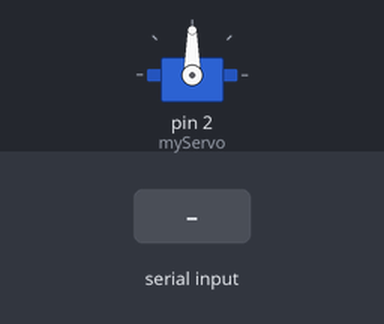
Bench run of a sketch on a simulated Arduino Uno, built with avr-gcc and run on an emulated ATmega328P. On the bench: servo. The inputs (shaded band) are chosen by the test bench.

Above: at 1.2 s.
1.3 s: "h" received over Serial
At 2.1 s:
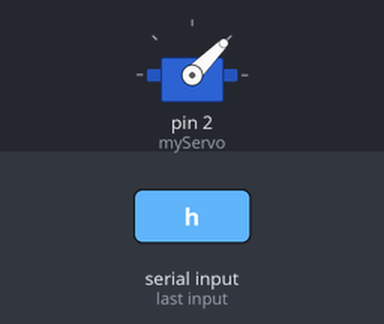
At 3.1 s:
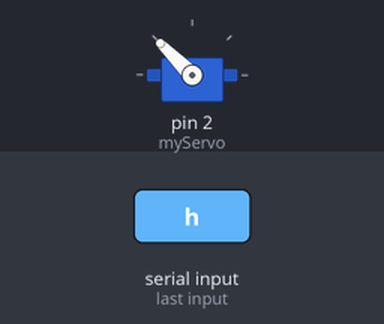
Timing chart, 0 to 4.8 s (numbered marks = the images above; inputs shaded):
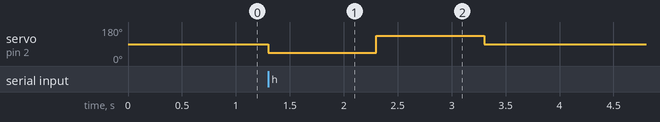

Measured:
- after the input at 1.3 s, servo on pin 2 (myServo): 90° → 45° at once, → 135° 1.0 s later, → 90° 1.0 s later

The sketch:

voiceAssistantArduino.ino
```cpp
#include <Servo.h>

Servo myServo;
// define sonar sensor's pins
int trig = 7;
int echo = 8;
// received data
byte val = "";

void setup() {
  myServo.attach(2); // Attach the servo to pin 2
  Serial.begin(9600); // Initialize serial communication for communication with Python
}

void standby() {
  // Set the servo to its standby position (you can define this)
  myServo.write(90); // Adjust the angle as needed
}

void hi() {
  // Perform the "hi" action with the servo
  // Adjust servo angles as needed
  myServo.write(45); // Example angle
  delay(1000);
  myServo.write(135); // Example angle
  delay(1000);
  standby();
}

// Define other actions like hands_up(), look_left(), etc., similarly

void loop() {
  standby();
  while (Serial.available() > 0) {
    val = Serial.read();
    if (val == 'h') {
      hi();
    }

    // Add more conditions for other commands as needed
  }
    if (Serial.available() > 0) {
    char command = Serial.read(); // Read the incoming command

    // Process commands
    if (command == 'p') {
      // Perform action for 'p'
      // Example: myServo.write(90);
    } else if (command == 'u') {
      // Perform action for 'u'
      // Example: myServo.write(120);
    } else if (command == 'l') {
      // Perform action for 'l'
      // Example: myServo.write(60);
    }
    // Add other actions here using if statements
  }
}
```
